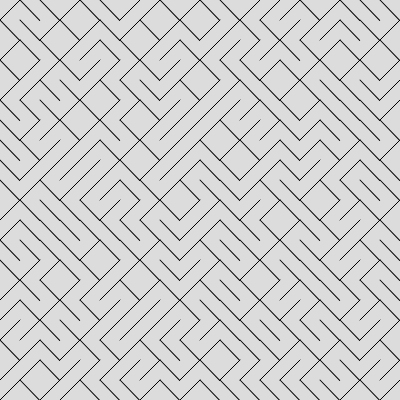
Frame 1 (no input)
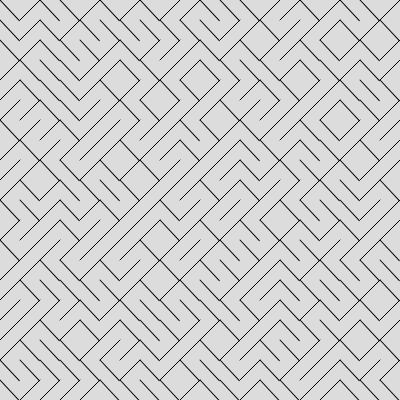
Frame 2 (the mouse pressed at the canvas centre, redrawn once)

The p5.js sketch that drew these frames (run headless with seeded random() and noise() and a simulated clock; the mouse was pressed at the canvas centre and the sketch redrawn once):

// p5.js sketch
// ── sketch.js
let cellSize = 20

function setup() {
  createCanvas(400, 400);
  angleMode(DEGREES)
  noLoop()
}

function draw() {
  background(220);
  for(i=0;i<width;i+=cellSize){
    for(j=0;j<height;j+=cellSize){
    listCell = random([drawCellA,
    drawCellB])
      listCell(i,j)
      
    }
  }
}

function drawCellA(x,y){
  push()  
  noFill()
  translate(x,y)
  rotate(frameCount)
  line(0,0,cellSize,cellSize)
  
  pop()
}

function drawCellB(x,y){
  push()
  noFill()
  translate(x,y)
  line(cellSize,0,0,cellSize)
  pop()
}
